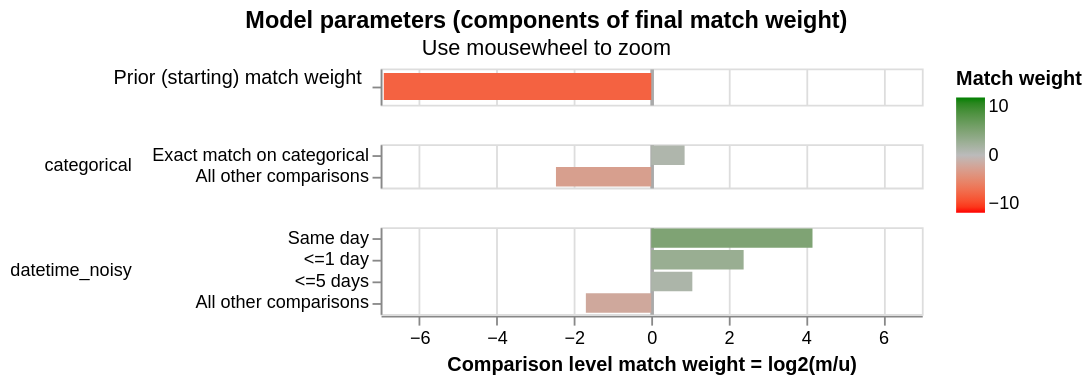

Notebook source saved alongside this figure:
### Code cell
# We can view the estimated match weights

linker.visualisations.match_weights_chart()

### Figure 1 — Vega-Lite specification as saved in the notebook (floating-point values rounded to 4 significant figures)
{"config": {"view": {"continuousWidth": 300, "continuousHeight": 300, "discreteHeight": 60, "discreteWidth": 400}, "header": {"title": null}, "mark": {"tooltip": null}, "title": {"anchor": "middle"}}, "vconcat": [{"mark": {"type": "bar", "clip": true, "height": 15}, "encoding": {"color": {"field": "log2_bayes_factor", "scale": {"domain": [-10, 0, 10], "interpolate": "lab", "range": ["red", "#bbbbbb", "green"]}, "title": "Match weight", "type": "quantitative"}, "tooltip": [{"field": "comparison_name", "title": "Comparison name", "type": "nominal"}, {"field": "probability_two_random_records_match", "format": ".4f", "title": "Probability two random records match", "type": "nominal"}, {"field": "log2_bayes_factor", "format": ",.4f", "title": "Equivalent match weight", "type": "quantitative"}, {"field": "bayes_factor_description", "title": "Match weight description", "type": "nominal"}], "x": {"axis": {"domain": false, "gridColor": {"condition": {"test": "abs(datum.value / 10)  <= 1 & datum.value % 10 === 0", "value": "#aaa"}, "value": "#ddd"}, "gridDash": {"condition": {"test": "abs(datum.value / 10) == 1", "value": [3]}, "value": null}, "gridWidth": {"condition": {"test": "abs(datum.value / 10)  <= 1 & datum.value % 10 === 0", "value": 2}, "value": 1}, "labels": false, "ticks": false, "title": ""}, "field": "log2_bayes_factor", "scale": {"domain": [-7, 7]}, "type": "quantitative"}, "y": {"axis": {"title": "Prior (starting) match weight", "titleAlign": "right", "titleAngle": 0, "titleFontWeight": "normal"}, "field": "label_for_charts", "sort": {"field": "comparison_vector_value", "order": "descending"}, "type": "nominal"}}, "height": 20, "transform": [{"filter": "(datum.comparison_name == 'probability_two_random_records_match')"}]}, {"mark": {"type": "bar", "clip": true}, "encoding": {"color": {"field": "log2_bayes_factor", "scale": {"domain": [-10, 0, 10], "interpolate": "lab", "range": ["red", "#bbbbbb", "green"]}, "title": "Match weight", "type": "quantitative"}, "row": {"field": "comparison_name", "header": {"labelAlign": "left", "labelAnchor": "middle", "labelAngle": 0}, "sort": {"field": "comparison_sort_order"}, "type": "nominal"}, "tooltip": [{"field": "comparison_name", "title": "Comparison name", "type": "nominal"}, {"field": "label_for_charts", "title": "Label", "type": "ordinal"}, {"field": "sql_condition", "title": "SQL condition", "type": "nominal"}, {"field": "m_probability", "format": ".10~g", "title": "M probability", "type": "quantitative"}, {"field": "u_probability", "format": ".10~g", "title": "U probability", "type": "quantitative"}, {"field": "bayes_factor", "format": ",.6f", "title": "Bayes factor = m/u", "type": "quantitative"}, {"field": "log2_bayes_factor", "format": ".4~g", "title": "Match weight = log2(m/u)", "type": "quantitative"}, {"field": "bayes_factor_description", "title": "Match weight description", "type": "nominal"}, {"field": "m_probability_description", "title": "m probability description", "type": "nominal"}, {"field": "u_probability_description", "title": "u probability description", "type": "nominal"}], "x": {"axis": {"gridColor": {"condition": {"test": "abs(datum.value / 10)  <= 1 & datum.value % 10 === 0", "value": "#aaa"}, "value": "#ddd"}, "gridDash": {"condition": {"test": "abs(datum.value / 10) == 1", "value": [3]}, "value": null}, "gridWidth": {"condition": {"test": "abs(datum.value / 10)  <= 1 & datum.value % 10 === 0", "value": 2}, "value": 1}, "title": "Comparison level match weight = log2(m/u)"}, "field": "log2_bayes_factor", "scale": {"domain": [-7, 7]}, "type": "quantitative"}, "y": {"axis": {"title": null}, "field": "label_for_charts", "sort": {"field": "comparison_vector_value", "order": "descending"}, "type": "nominal"}}, "height": {"step": 12}, "resolve": {"axis": {"y": "independent"}, "scale": {"y": "independent"}}, "transform": [{"filter": "(datum.comparison_name != 'probability_two_random_records_match')"}]}], "data": {"name": "data-1bc9678bfc9db009bffdc68998bee287"}, "params": [{"name": "mouse_zoom", "select": {"type": "interval", "encodings": ["x"]}, "bind": "scales", "views": []}], "resolve": {"axis": {"y": "independent"}, "scale": {"y": "independent"}}, "title": {"text": "Model parameters (components of final match weight)", "subtitle": "Use mousewheel to zoom"}, "$schema": "https://vega.github.io/schema/vega-lite/v5.9.3.json", "datasets": {"data-1bc9678bfc9db009bffdc68998bee287": [{"comparison_name": "probability_two_random_records_match", "sql_condition": null, "label_for_charts": "", "m_probability": null, "u_probability": null, "m_probability_description": null, "u_probability_description": null, "has_tf_adjustments": false, "tf_adjustment_column": null, "tf_adjustment_weight": null, "is_null_level": false, "bayes_factor": 0.008267, "log2_bayes_factor": -6.918, "comparison_vector_value": 0, "max_comparison_vector_value": 0, "bayes_factor_description": "The probability that two random records drawn at random match is 0.008 or one in  122.0 records.This is equivalent to a starting match weight of -6.918.", "probability_two_random_records_match": 0.0082, "comparison_sort_order": -1}, {"comparison_name": "categorical", "sql_condition": "\"categorical_l\" = \"categorical_r\"", "label_for_charts": "Exact match on categorical", "m_probability": 0.9094, "u_probability": 0.4999, "m_probability_description": "Amongst matching record comparisons, 90.94% of records (i.e. one in 1.1) are in the exact match on categorical comparison level", "u_probability_description": "Amongst non-matching record comparisons, 49.99% of records (i.e. one in 2) are in the exact match on categorical comparison level", "has_tf_adjustments": false, "tf_adjustment_column": null, "tf_adjustment_weight": 1.0, "is_null_level": false, "bayes_factor": 1.819, "log2_bayes_factor": 0.8632, "comparison_vector_value": 1, "max_comparison_vector_value": 1, "bayes_factor_description": "If comparison level is `exact match on categorical` then comparison is 1.819 times more likely to be a match", "probability_two_random_records_match": 0.0082, "comparison_sort_order": 0}, {"comparison_name": "categorical", "sql_condition": "ELSE", "label_for_charts": "All other comparisons", "m_probability": 0.09058, "u_probability": 0.5001, "m_probability_description": "Amongst matching record comparisons, 9.058% of records (i.e. one in 11.04) are in the all other comparisons comparison level", "u_probability_description": "Amongst non-matching record comparisons, 50.01% of records (i.e. one in 2) are in the all other comparisons comparison level", "has_tf_adjustments": false, "tf_adjustment_column": null, "tf_adjustment_weight": 1.0, "is_null_level": false, "bayes_factor": 0.1811, "log2_bayes_factor": -2.465, "comparison_vector_value": 0, "max_comparison_vector_value": 1, "bayes_factor_description": "If comparison level is `all other comparisons` then comparison is 5.521 times less likely to be a match", "probability_two_random_records_match": 0.0082, "comparison_sort_order": 0}, {"comparison_name": "datetime_noisy", "sql_condition": "abs(datediff('day', CAST(datetime_noisy_l AS DATE), CAST(datetime_noisy_r AS DATE))) <= 0", "label_for_charts": "Same day", "m_probability": 0.3042, "u_probability": 0.01688, "m_probability_description": "Amongst matching record comparisons, 30.42% of records (i.e. one in 3.287) are in the same day comparison level", "u_probability_description": "Amongst non-matching record comparisons, 1.688% of records (i.e. one in 59.23) are in the same day comparison level", "has_tf_adjustments": false, "tf_adjustment_column": null, "tf_adjustment_weight": 1.0, "is_null_level": false, "bayes_factor": 18.02, "log2_bayes_factor": 4.171, "comparison_vector_value": 3, "max_comparison_vector_value": 3, "bayes_factor_description": "If comparison level is `same day` then comparison is 18.02 times more likely to be a match", "probability_two_random_records_match": 0.0082, "comparison_sort_order": 1}, {"comparison_name": "datetime_noisy", "sql_condition": "abs(datediff('day', CAST(datetime_noisy_l AS DATE), CAST(datetime_noisy_r AS DATE))) <= 1", "label_for_charts": "<=1 day", "m_probability": 0.174, "u_probability": 0.03319, "m_probability_description": "Amongst matching record comparisons, 17.4% of records (i.e. one in 5.748) are in the <=1 day comparison level", "u_probability_description": "Amongst non-matching record comparisons, 3.319% of records (i.e. one in 30.13) are in the <=1 day comparison level", "has_tf_adjustments": false, "tf_adjustment_column": null, "tf_adjustment_weight": 1.0, "is_null_level": false, "bayes_factor": 5.242, "log2_bayes_factor": 2.39, "comparison_vector_value": 2, "max_comparison_vector_value": 3, "bayes_factor_description": "If comparison level is `<=1 day` then comparison is 5.242 times more likely to be a match", "probability_two_random_records_match": 0.0082, "comparison_sort_order": 1}, {"comparison_name": "datetime_noisy", "sql_condition": "abs(datediff('day', CAST(datetime_noisy_l AS DATE), CAST(datetime_noisy_r AS DATE))) <= 5", "label_for_charts": "<=5 days", "m_probability": 0.2673, "u_probability": 0.1279, "m_probability_description": "Amongst matching record comparisons, 26.73% of records (i.e. one in 3.742) are in the <=5 days comparison level", "u_probability_description": "Amongst non-matching record comparisons, 12.79% of records (i.e. one in 7.817) are in the <=5 days comparison level", "has_tf_adjustments": false, "tf_adjustment_column": null, "tf_adjustment_weight": 1.0, "is_null_level": false, "bayes_factor": 2.089, "log2_bayes_factor": 1.063, "comparison_vector_value": 1, "max_comparison_vector_value": 3, "bayes_factor_description": "If comparison level is `<=5 days` then comparison is 2.089 times more likely to be a match", "probability_two_random_records_match": 0.0082, "comparison_sort_order": 1}, {"comparison_name": "datetime_noisy", "sql_condition": "ELSE", "label_for_charts": "All other comparisons", "m_probability": 0.2545, "u_probability": 0.822, "m_probability_description": "Amongst matching record comparisons, 25.45% of records (i.e. one in 3.929) are in the all other comparisons comparison level", "u_probability_description": "Amongst non-matching record comparisons, 82.2% of records (i.e. one in 1.217) are in the all other comparisons comparison level", "has_tf_adjustments": false, "tf_adjustment_column": null, "tf_adjustment_weight": 1.0, "is_null_level": false, "bayes_factor": 0.3096, "log2_bayes_factor": -1.691, "comparison_vector_value": 0, "max_comparison_vector_value": 3, "bayes_factor_description": "If comparison level is `all other comparisons` then comparison is 3.23 times less likely to be a match", "probability_two_random_records_match": 0.0082, "comparison_sort_order": 1}]}}
